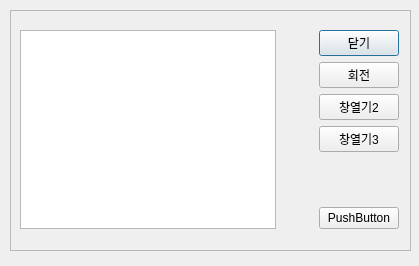
<?xml version="1.0" encoding="UTF-8"?>
<ui version="4.0">
 <class>New</class>
 <widget class="QDialog" name="New">
  <property name="geometry">
   <rect>
    <x>0</x>
    <y>0</y>
    <width>419</width>
    <height>266</height>
   </rect>
  </property>
  <property name="windowTitle">
   <string>Dialog</string>
  </property>
  <widget class="QFrame" name="frame">
   <property name="geometry">
    <rect>
     <x>10</x>
     <y>10</y>
     <width>401</width>
     <height>241</height>
    </rect>
   </property>
   <property name="frameShape">
    <enum>QFrame::StyledPanel</enum>
   </property>
   <property name="frameShadow">
    <enum>QFrame::Raised</enum>
   </property>
   <widget class="QWidget" name="layoutWidget">
    <property name="geometry">
     <rect>
      <x>10</x>
      <y>20</y>
      <width>379</width>
      <height>199</height>
     </rect>
    </property>
    <layout class="QHBoxLayout" name="horizontalLayout_2">
     <item>
      <layout class="QHBoxLayout" name="horizontalLayout">
       <item>
        <widget class="QListWidget" name="listWidget"/>
       </item>
       <item>
        <widget class="QStackedWidget" name="stackedWidget">
         <property name="currentIndex">
          <number>1</number>
         </property>
         <widget class="QWidget" name="page"/>
         <widget class="QWidget" name="page_5"/>
         <widget class="QWidget" name="page_2"/>
         <widget class="QWidget" name="page_4"/>
         <widget class="QWidget" name="page_3"/>
        </widget>
       </item>
      </layout>
     </item>
     <item>
      <layout class="QVBoxLayout" name="verticalLayout">
       <item>
        <widget class="QPushButton" name="pushButton">
         <property name="text">
          <string>닫기</string>
         </property>
        </widget>
       </item>
       <item>
        <widget class="QPushButton" name="pushButton_2">
         <property name="text">
          <string>회전</string>
         </property>
        </widget>
       </item>
       <item>
        <widget class="QPushButton" name="pushButton_3">
         <property name="text">
          <string>창열기2</string>
         </property>
        </widget>
       </item>
       <item>
        <widget class="QPushButton" name="pushButton_4">
         <property name="text">
          <string>창열기3</string>
         </property>
        </widget>
       </item>
       <item>
        <spacer name="verticalSpacer">
         <property name="orientation">
          <enum>Qt::Vertical</enum>
         </property>
         <property name="sizeHint" stdset="0">
          <size>
           <width>20</width>
           <height>40</height>
          </size>
         </property>
        </spacer>
       </item>
       <item>
        <widget class="QPushButton" name="pushButton_5">
         <property name="text">
          <string>PushButton</string>
         </property>
        </widget>
       </item>
      </layout>
     </item>
    </layout>
   </widget>
  </widget>
 </widget>
 <resources/>
 <connections>
  <connection>
   <sender>listWidget</sender>
   <signal>currentRowChanged(int)</signal>
   <receiver>stackedWidget</receiver>
   <slot>setCurrentIndex(int)</slot>
   <hints>
    <hint type="sourcelabel">
     <x>176</x>
     <y>107</y>
    </hint>
    <hint type="destinationlabel">
     <x>285</x>
     <y>115</y>
    </hint>
   </hints>
  </connection>
 </connections>
</ui>
